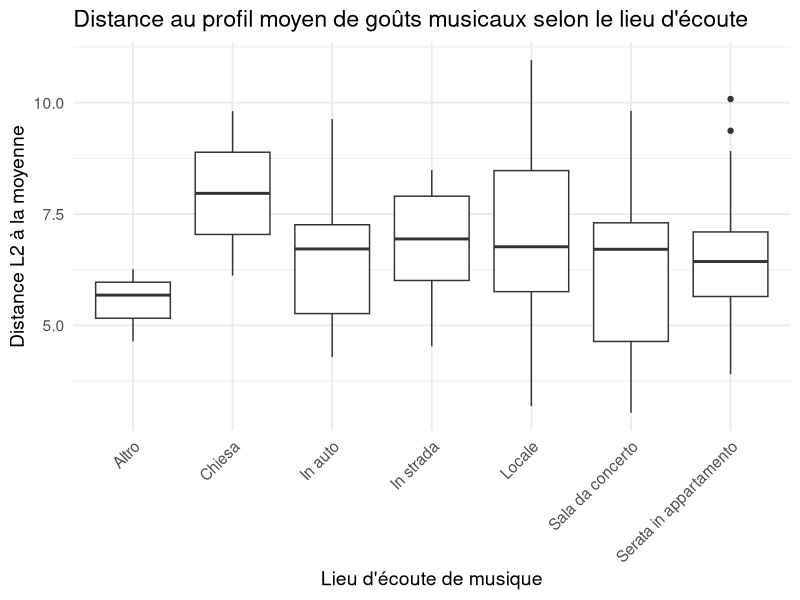

Generate this figure with R:
library(tidyverse)

# Charger les données
df <- read.csv("full_questionnaire_data.csv")

# Colonnes des genres
genre_vars <- paste0("genre_", 1:19)

# Supprimer les lignes avec tous les genres manquants
df <- df %>% filter(rowSums(is.na(select(., all_of(genre_vars)))) < length(genre_vars))

# Calculer la moyenne globale pour chaque genre
global_means <- df %>% select(all_of(genre_vars)) %>% summarise(across(everything(), ~mean(., na.rm = TRUE)))

# Calculer la distance L2 pour chaque participant
df$L2_distance <- apply(df[, genre_vars], 1, function(x) {
  sqrt(sum((x - global_means)^2, na.rm = TRUE))
})

# Plot des distances par lieu d'écoute
ggplot(df, aes(x = MusicPlaces, y = L2_distance)) +
  geom_boxplot() +
  theme_minimal(base_size = 14) +
  labs(x = "Lieu d'écoute de musique", y = "Distance L2 à la moyenne",
       title = "Distance au profil moyen de goûts musicaux selon le lieu d'écoute") +
  theme(axis.text.x = element_text(angle = 45, hjust = 1))
